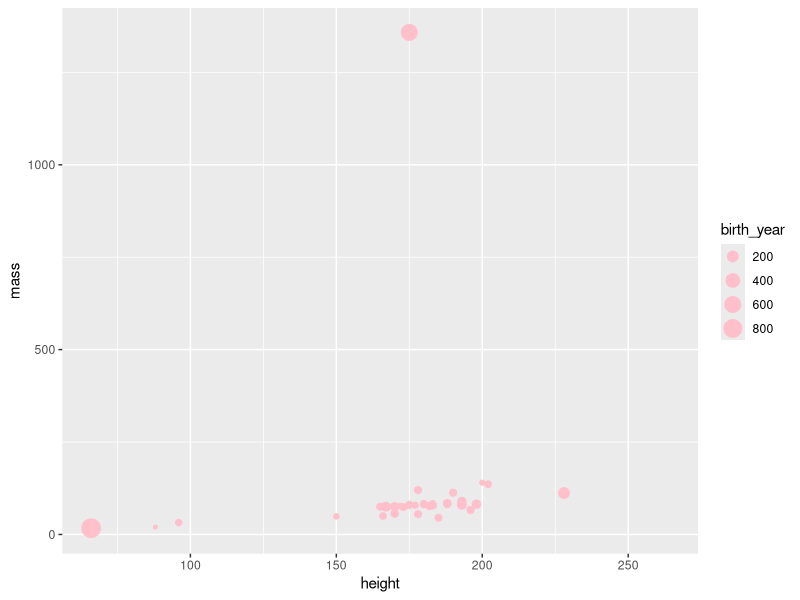
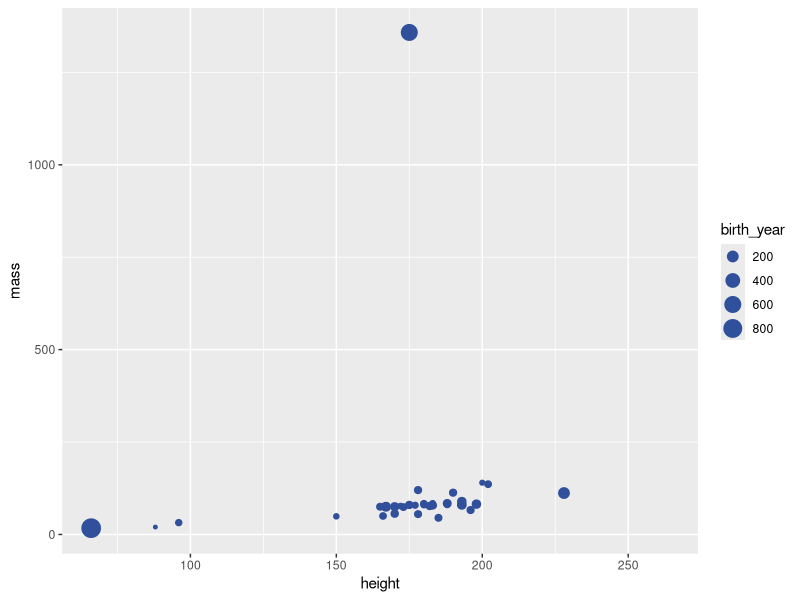
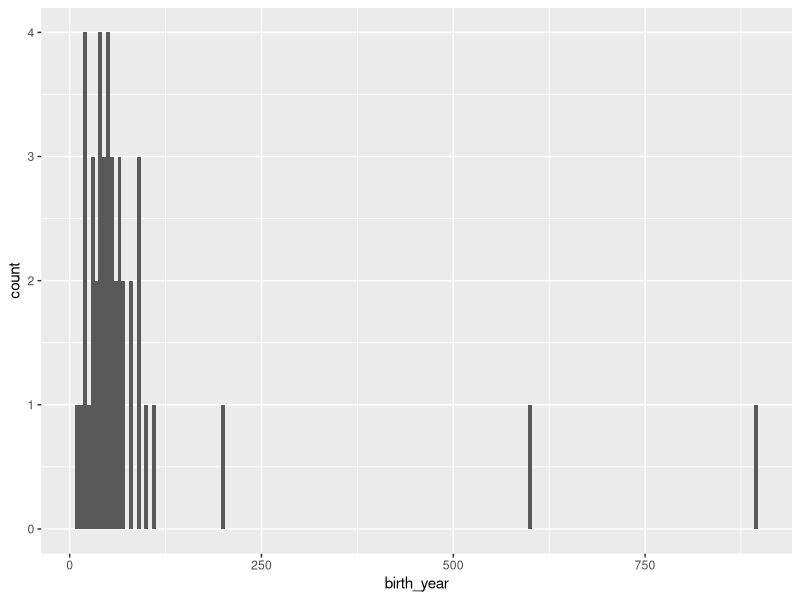
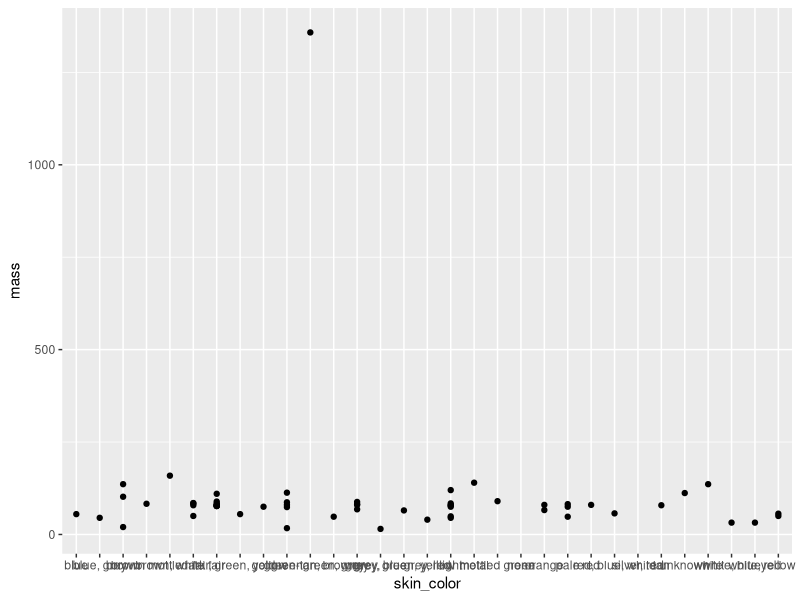
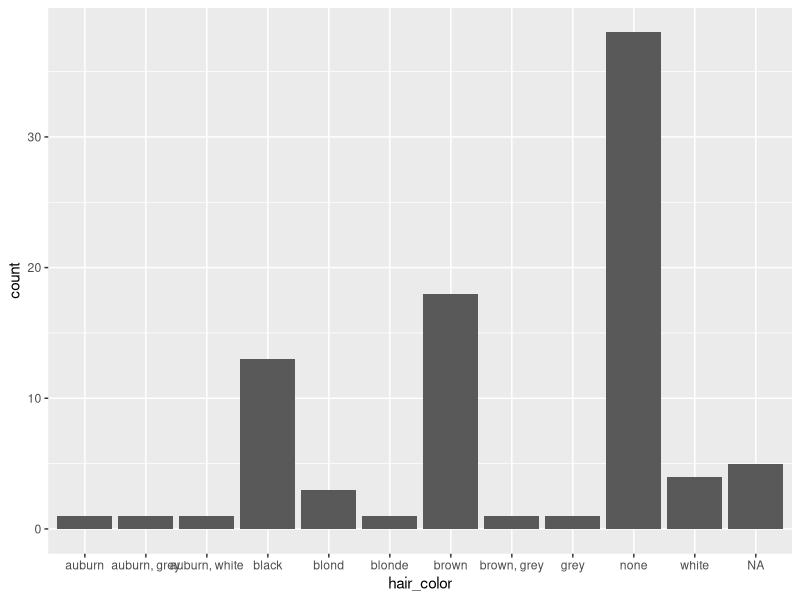
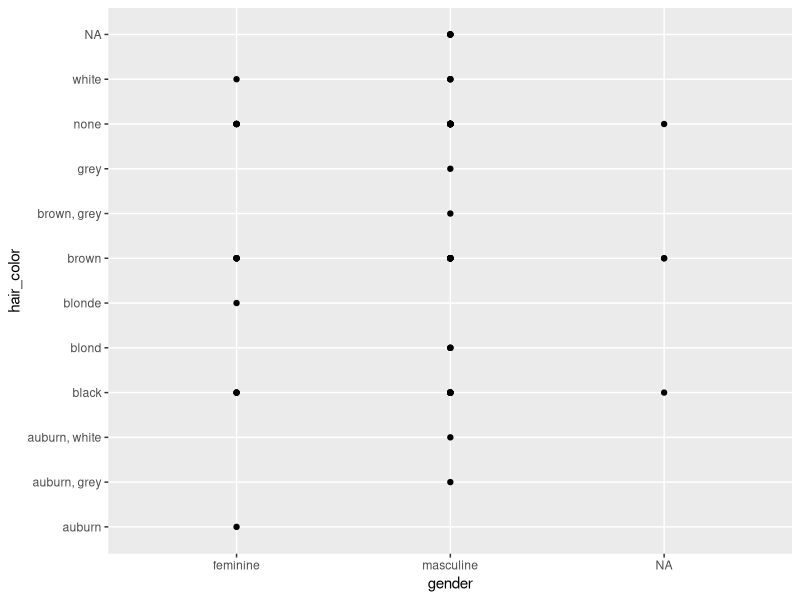

Source code (R) for these figures, in order:
## ---- chunk 1
#| label: load-packages
#| include: false

library(tidyverse)
## ---- chunk 2
#| label: glimpse-starwars

glimpse(starwars)
## ---- chunk 3
#| label: scatterplot

ggplot(starwars, 
       aes(x = height, y = mass, color = gender, size = birth_year)) +
  geom_point(color = 'pink')
## ---- chunk 4
#| label: scatterplot-labels

ggplot(starwars, 
       aes(x = height, y = mass, color = gender, size = birth_year)) +
  geom_point(color = "#30509C") +
  labs(
    #title = "starwars",
    #x = "height", 
    #y = "mass",
    # birth_year
    )
## ---- chunk 5
#| label: histogram
#| eval: true

ggplot(starwars, aes(x= birth_year)) +
  geom_histogram(binwidth = 5 )
## ---- chunk 6
#| label: num-cat
ggplot(starwars, aes(x=skin_color,y=mass))+
geom_point() 

## ---- chunk 7
#| label: barplot
ggplot(starwars) +
geom_bar(aes(hair_color))
## ---- chunk 8
#| label: cat-cat
ggplot(starwars, aes(x=gender, y=hair_color))+
  geom_point()

## ---- chunk 9
#| label: multi

